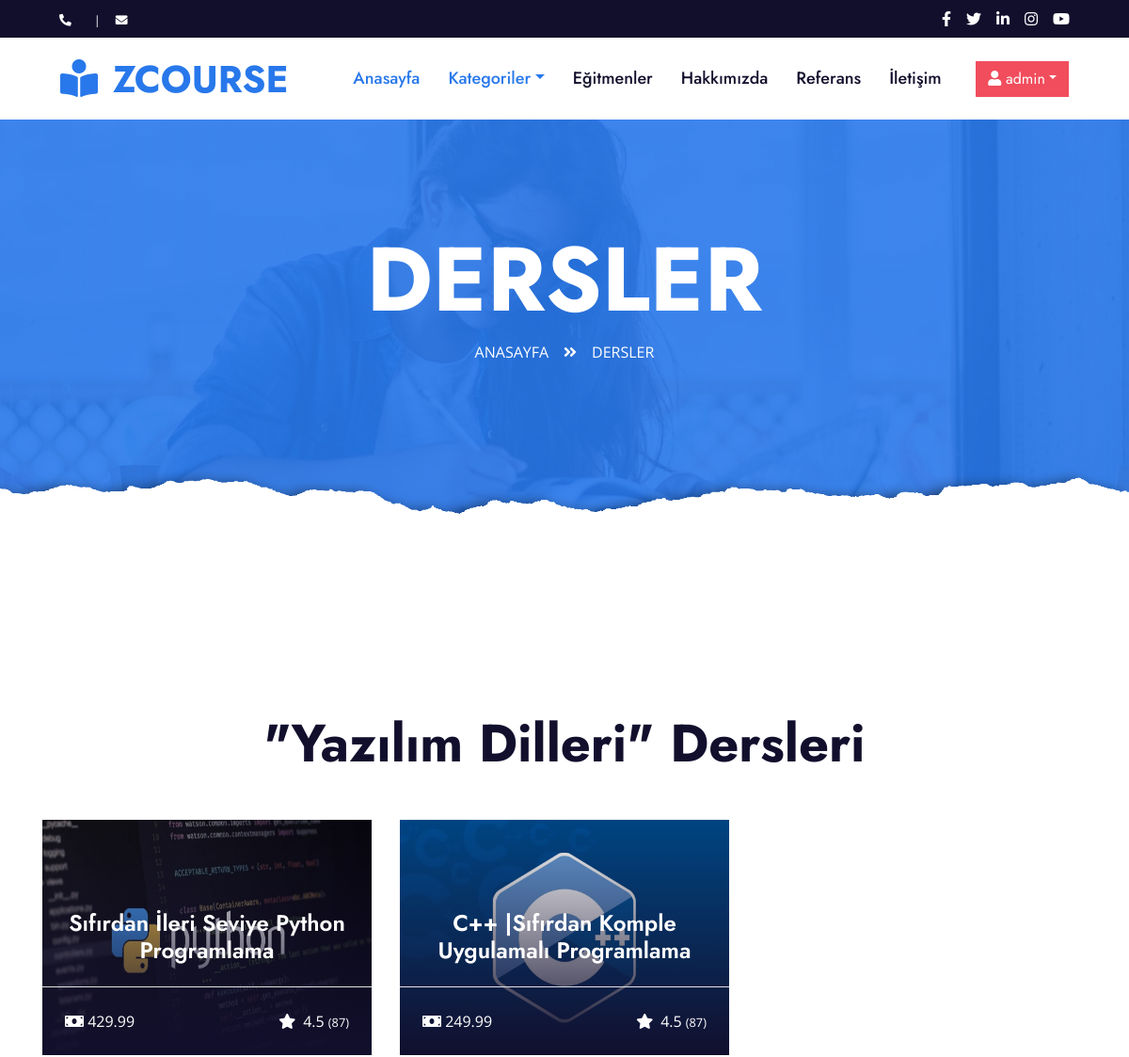
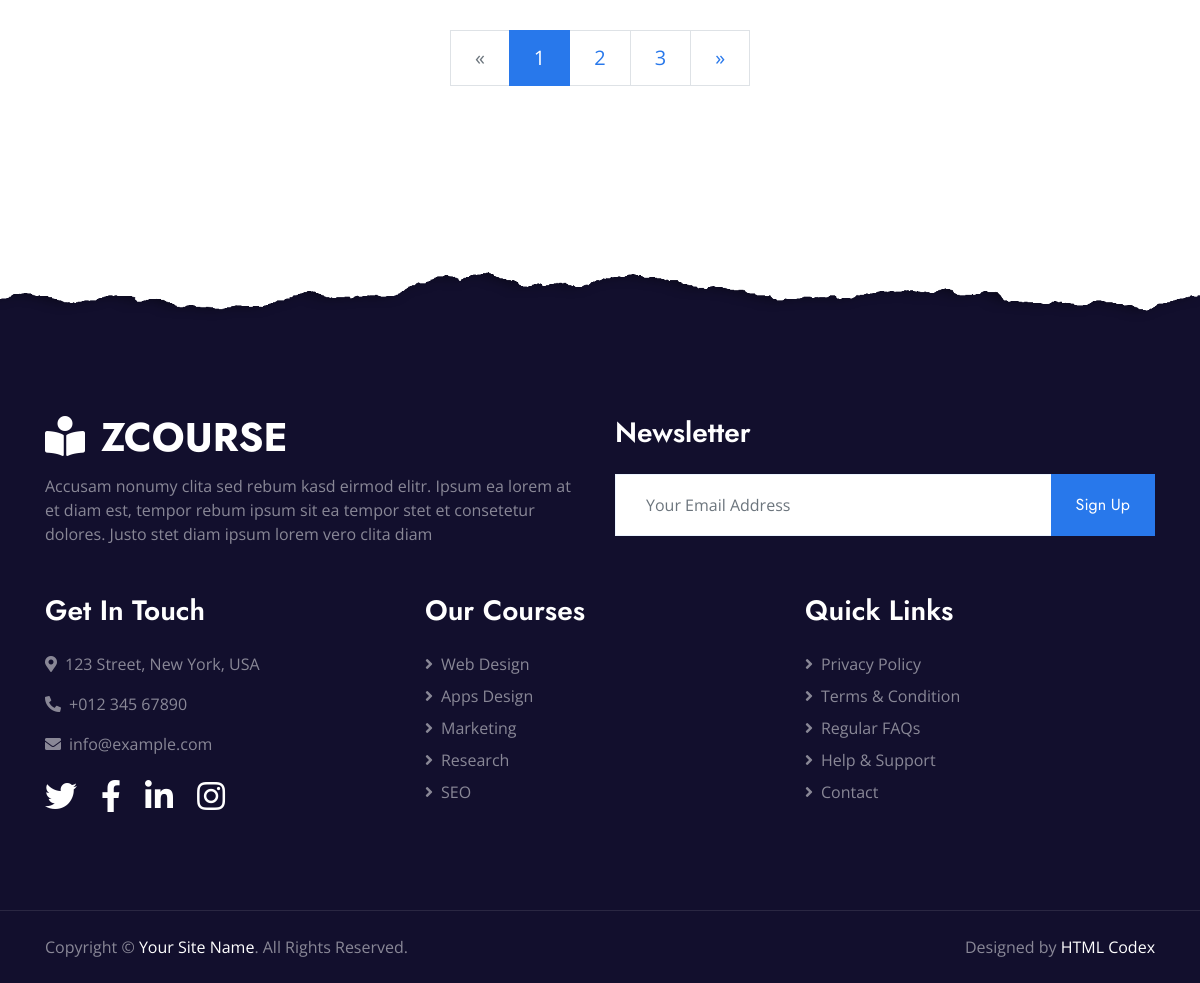
The app's page /category/11/yazilim-dilleri/ (signed in) with its own data (2 pictures, top to bottom).
### course/models.py (models this page shows, shortened)
class Category(MPTTModel):
    STATUS = (('True','Evet'),
            ('False','Hayır'),
            )
    title = models.CharField(max_length=50)
    keywords = models.CharField(max_length=255)
    description = models.CharField(max_length=255)
    image=models.ImageField(blank=True,upload_to='images/')
    status=models.CharField(max_length=10,choices=STATUS)
    slug=models.SlugField(null=False,unique=True)
    parent= TreeForeignKey('self',blank=True,null=True,related_name='children',on_delete=models.CASCADE)
    create_at=models.DateTimeField(auto_now_add=True)
    update_at = models.DateTimeField(auto_now=True)
    class MPTTMeta:
        order_insertion_by = ['title']

class Course(models.Model):
    STATUS = (('True','Evet'),
            ('False','Hayır'),
            )
    category=models.ForeignKey(Category,on_delete=models.CASCADE)
    title = models.CharField(max_length=50)
    keywords = models.CharField(max_length=255)
    description = models.CharField(max_length=255)
    image=models.ImageField(blank=True,upload_to='images/')
    detail=RichTextUploadingField()
    price=models.FloatField()
    status=models.CharField(max_length=10,choices=STATUS)
    create_at=models.DateTimeField(auto_now_add=True)
    update_at = models.DateTimeField(auto_now=True)
    def image_tag(self):
        return mark_safe('<img src="{}" height="50"/>'.format(self.image.url))
    image_tag.short_description = 'Image'

### home/views.py (the view)
# urls.py: path("category/<int:id>/<slug:slug>/", views.category_courses, name='category_courses'),
def category_courses(request, id, slug):
    category = Category.objects.all()
    categorydata = Category.objects.get(pk=id)
    courses = Course.objects.filter(category_id=id)
    context = {'courses': courses,
               'category': category,
               'categorydata': categorydata,
               }
    return render(request, 'courses.html', context)

### home/templates/courses.html (shortened to what this page needs)
{% extends "homebase.html" %}
{% load static %}
{% block content %}
    <div class="jumbotron jumbotron-fluid page-header position-relative overlay-bottom" style="margin-bottom: 90px;">
        <div class="container text-center py-5">
            <h1 class="text-white display-1">DERSLER</h1>
            <div class="d-inline-flex text-white mb-5">
                <p class="m-0 text-uppercase"><a class="text-white" href="/home">Anasayfa</a></p>
                <i class="fa fa-angle-double-right pt-1 px-3"></i>
                <p class="m-0 text-uppercase">Dersler</p>
            </div>
        </div>
    </div>
{% endblock %}
{% block about %}
        <div class="container-fluid py-5">
        <div class="container py-5">
            <div class="row mx-0 justify-content-center">
                <div class="col-lg-8">
                    <div class="section-title text-center position-relative mb-5">
                        <h1 class="display-4">"{{ categorydata.title }}" Dersleri</h1>
                    </div>
                </div>
            </div>
            <div class="row">
                {% for rs in courses %}
                    <div class="col-lg-4 col-md-6 pb-4">
                    <a class="courses-list-item position-relative d-block overflow-hidden mb-2" href="/course/{{ rs.id }}/{{ rs.keywords }}">
                        <img class="img-fluid" src="{{ rs.image.url }}" style="height:250px;width:500px" alt="ders">
                        <div class="courses-text">
                            <h4 class="text-center text-white px-3">{{ rs.title }}</h4>
                            <div class="border-top w-100 mt-3">
                                <div class="d-flex justify-content-between p-4">
                                    <span class="text-white"><i class="fa fa-money-bill"></i> {{ rs.price }}</span>
                                    <span class="text-white"><i class="fa fa-star mr-2"></i>4.5
                                        <small>(87)</small></span>
                                </div>
                            </div>
                        </div>
                    </a>
                    </div>
                {% endfor %}
                <div class="col-12">
                    <nav aria-label="Page navigation">
                        <ul class="pagination pagination-lg justify-content-center mb-0">
                          <li class="page-item disabled">
                            <a class="page-link rounded-0" href="#" aria-label="Previous">
                              <span aria-hidden="true">&laquo;</span>
                            </a>
                          </li>
                          <li class="page-item active"><a class="page-link" href="#">1</a></li>
                          <li class="page-item"><a class="page-link" href="#">2</a></li>
                          <li class="page-item"><a class="page-link" href="#">3</a></li>
                          <li class="page-item">
                            <a class="page-link rounded-0" href="#" aria-label="Next">
                              <span aria-hidden="true">&raquo;</span>
                            </a>
                          </li>
                        </ul>
                      </nav>
                </div>
            </div>
        </div>
    </div>
{% endblock %}

### home/templates/header.html (shortened to what this page needs)
{% load static %}
    <div class="container-fluid bg-dark">
        <div class="row py-2 px-lg-5">
            <div class="col-lg-6 text-center text-lg-left mb-2 mb-lg-0">
                <div class="d-inline-flex align-items-center text-white">
                    <small><i class="fa fa-phone-alt mr-2"></i>{{ setting.phone | safe}}</small>
                    <small class="px-3">|</small>
                    <small><i class="fa fa-envelope mr-2"></i>{{ setting.email | safe}}</small>
                </div>
            </div>
            <div class="col-lg-6 text-center text-lg-right">
                <div class="d-inline-flex align-items-center">
                    <a class="text-white px-2" href="">
                        <i class="fab fa-facebook-f"></i>
                    </a>
                    <a class="text-white px-2" href="">
                        <i class="fab fa-twitter"></i>
                    </a>
                    <a class="text-white px-2" href="">
                        <i class="fab fa-linkedin-in"></i>
                    </a>
                    <a class="text-white px-2" href="">
                        <i class="fab fa-instagram"></i>
                    </a>
                    <a class="text-white pl-2" href="">
                        <i class="fab fa-youtube"></i>
                    </a>
                </div>
            </div>
        </div>
    </div>
    <div class="container-fluid p-0">
        <nav class="navbar navbar-expand-lg bg-white navbar-light py-3 py-lg-0 px-lg-5">
            <a href="/" class="navbar-brand ml-lg-3">
                <h1 class="m-0 text-uppercase text-primary"><i class="fa fa-book-reader mr-3"></i>ZCourse</h1>
            </a>
            <div class="collapse navbar-collapse justify-content-between px-lg-3" id="navbarCollapse">
                <div class="navbar-nav mx-auto py-0">
                    <a href="/" class="nav-item nav-link active">Anasayfa</a>
                    <div class=" dropdown">
                        <a href="/category/{{ node.slug }}" class="nav-link dropdown-toggle active"  data-toggle="dropdown" aria-haspopup="true">Kategoriler</a>
                        {% load mptt_tags %}
                    </div>
                <a href="team.html" class="nav-item nav-link">Eğitmenler</a>
                <a href="/hakkimizda" class="nav-item nav-link">Hakkımızda</a>
                <a href="/referanslar" class="nav-item nav-link">Referans</a>
                <a href="/iletisim" class="nav-item nav-link">İletişim</a>
                </div>
                {% if user.id is not None %}
                    <div class="btn-group" role="group">
                        <button href="" id="btnGroupDrop1" type="button" class="btn btn-secondary dropdown-toggle" data-toggle="dropdown" aria-haspopup="true" aria-expanded="false"><i class="fa fa-user"></i> {{ user.username}}</button>
                    </div>
                {% else %}
                   <a href="/login/" class="btn btn-primary py-2 px-4 d-none d-lg-block">Bize katılın</a>
                {% endif %}
            </div>
        </nav>
    </div>

### records on screen
Category: title "Yazılım Dilleri"
Course: image (picture), title "Sıfırdan İleri Seviye Python Programlama", price "429.99"
Course: image (picture), title "C++ |Sıfırdan Komple Uygulamalı Programlama", price "249.99"

### other values on screen
{{ user.username }} "admin"
